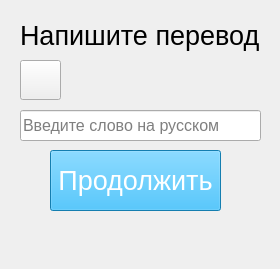
<?xml version="1.0" encoding="UTF-8"?>
<ui version="4.0">
 <class>Form</class>
 <widget class="QWidget" name="Form">
  <property name="geometry">
   <rect>
    <x>0</x>
    <y>0</y>
    <width>280</width>
    <height>269</height>
   </rect>
  </property>
  <property name="font">
   <font>
    <family>Bahnschrift Condensed</family>
   </font>
  </property>
  <property name="windowTitle">
   <string>Form</string>
  </property>
  <widget class="QLabel" name="label">
   <property name="geometry">
    <rect>
     <x>20</x>
     <y>20</y>
     <width>241</width>
     <height>31</height>
    </rect>
   </property>
   <property name="font">
    <font>
     <family>MS Shell Dlg 2</family>
     <pointsize>20</pointsize>
    </font>
   </property>
   <property name="text">
    <string>Напишите перевод</string>
   </property>
  </widget>
  <widget class="QPushButton" name="btn_voice">
   <property name="geometry">
    <rect>
     <x>20</x>
     <y>60</y>
     <width>41</width>
     <height>40</height>
    </rect>
   </property>
   <property name="text">
    <string/>
   </property>
   <property name="icon">
    <iconset>
     <normaloff>image\dinamik.png</normaloff>image\dinamik.png</iconset>
   </property>
   <property name="iconSize">
    <size>
     <width>32</width>
     <height>32</height>
    </size>
   </property>
  </widget>
  <widget class="QLabel" name="label_en">
   <property name="geometry">
    <rect>
     <x>70</x>
     <y>60</y>
     <width>191</width>
     <height>31</height>
    </rect>
   </property>
   <property name="font">
    <font>
     <family>MS Shell Dlg 2</family>
     <pointsize>16</pointsize>
    </font>
   </property>
   <property name="text">
    <string/>
   </property>
  </widget>
  <widget class="QLineEdit" name="line_ru">
   <property name="geometry">
    <rect>
     <x>20</x>
     <y>110</y>
     <width>241</width>
     <height>31</height>
    </rect>
   </property>
   <property name="font">
    <font>
     <family>MS Shell Dlg 2</family>
     <pointsize>12</pointsize>
    </font>
   </property>
   <property name="placeholderText">
    <string>Введите слово на русском</string>
   </property>
  </widget>
  <widget class="QPushButton" name="btn_continue">
   <property name="geometry">
    <rect>
     <x>50</x>
     <y>150</y>
     <width>171</width>
     <height>61</height>
    </rect>
   </property>
   <property name="font">
    <font>
     <family>MS Shell Dlg 2</family>
     <pointsize>20</pointsize>
    </font>
   </property>
   <property name="styleSheet">
    <string notr="true">background-color: rgb(28,176,246);
color: rgb(255, 255, 255);</string>
   </property>
   <property name="text">
    <string>Продолжить</string>
   </property>
  </widget>
  <widget class="QLabel" name="check_label">
   <property name="geometry">
    <rect>
     <x>0</x>
     <y>230</y>
     <width>281</width>
     <height>41</height>
    </rect>
   </property>
   <property name="font">
    <font>
     <family>MS Shell Dlg 2</family>
     <pointsize>10</pointsize>
    </font>
   </property>
   <property name="styleSheet">
    <string notr="true"/>
   </property>
   <property name="text">
    <string/>
   </property>
   <property name="alignment">
    <set>Qt::AlignHCenter|Qt::AlignTop</set>
   </property>
  </widget>
 </widget>
 <resources/>
 <connections/>
</ui>
